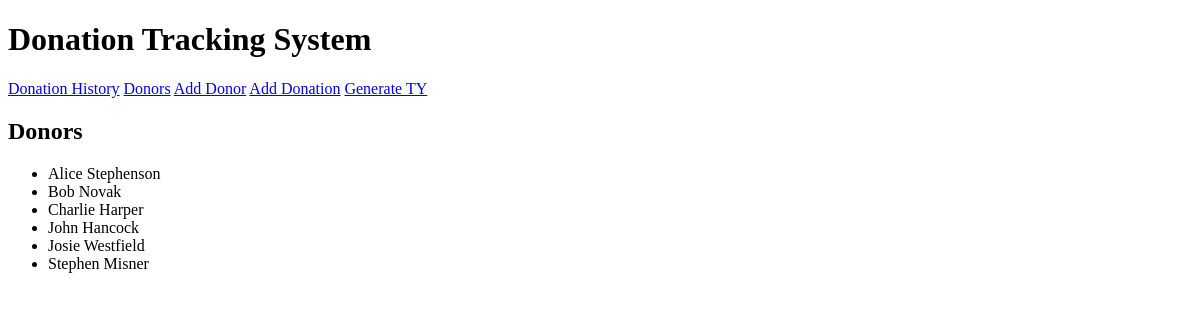
/donors/, run on an earlier commit of the app's database.
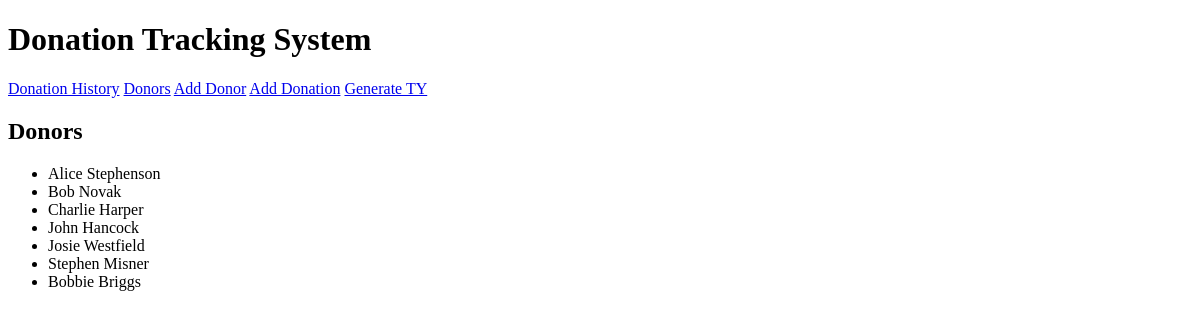
And on a later commit of the database.
### model.py (models this page shows)
class Donor(Model):
    name = CharField(max_length=255, unique=True)
    email = CharField(max_length=100, null=True, unique=True)
    date_added = DateTimeField(default=datetime.now)
    class Meta:
        database = db

### main.py (the view)
@app.route('/donors/')
def all_donors():
    donors = Donor.select()
    return render_template('all_donors.jinja2', donors=donors)

### templates/all_donors.jinja2
{% extends 'base.jinja2' %}
{% block subtitle %}Donors{% endblock subtitle %}
{% block content %}
<ul>
    {% for donor in donors %}
        <li>{{ donor.name }}</li>
    {% endfor %}
</ul>
{% endblock content %}

What changed in the data, as far as the page shows it:
added Donor: name "Bobbie Briggs"
